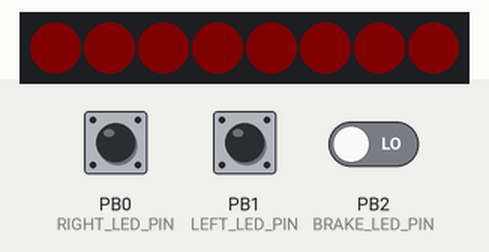
Simulated run of this sketch. Board: ATtiny85, built with avr-gcc and run on an emulated ATtiny85. On the bench: 8 RGB LEDs in strip order, left to right. Inputs (shaded band) come from the test bench; at power-on: PB0 (RIGHT_LED_PIN) LOW, PB1 (LEFT_LED_PIN) LOW, PB2 (BRAKE_LED_PIN) LOW. Dim RGB values are drawn brighter than linear.

Above: at 1.7 s.
1.8 s: PB0 (RIGHT_LED_PIN) pulled HIGH for 0.15 s
At 2.32 s:
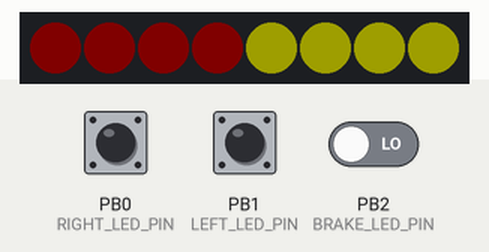
2.5 s: PB1 (LEFT_LED_PIN) pulled HIGH for 0.15 s
At 3.02 s:
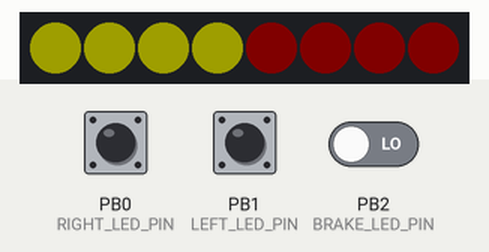
3.2 s: PB2 (BRAKE_LED_PIN) driven HIGH
At 4.1 s:
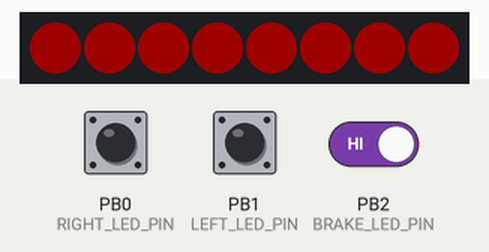
4.7 s: PB0 (RIGHT_LED_PIN) pulled HIGH for 1 s
At 5.02 s:
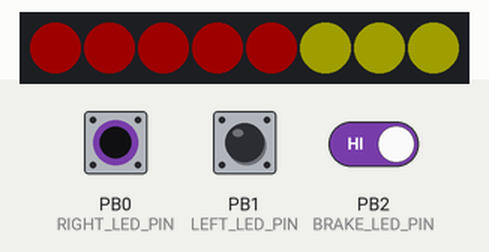
7.2 s: PB1 (LEFT_LED_PIN) pulled HIGH for 1 s
At 7.52 s:
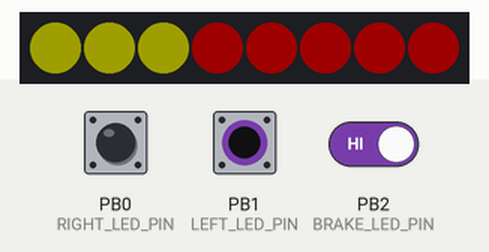
Timing chart, 0 to 10.2 s (numbered marks = the images above; inputs shaded):
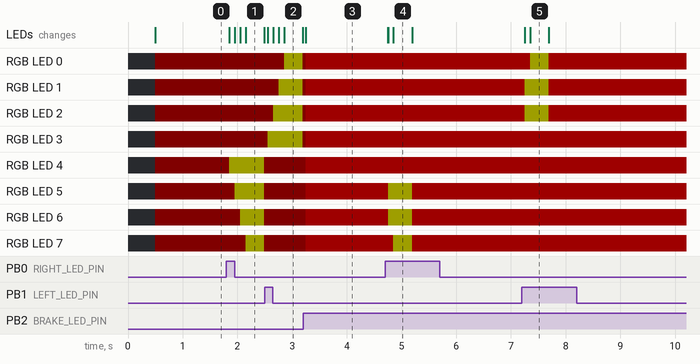

The sketch:

Main_code.ino
```cpp
// (licence header left out)
/*---------------------------------------------
 -----------------------------------------------
 DEPENDENCIES
 -----------------------------------------------
 ----------------------------------------------*/
#include <Adafruit_NeoPixel.h>
#ifdef __AVR__
  #include <avr/power.h>
#endif

/*---------------------------------------------
 -----------------------------------------------
 PARAMETERS
 -----------------------------------------------
 ----------------------------------------------*/

#define STRIP_PIN                     4                ///< Which pin on the Attiny is connected to the NeoPixels?
#define NUM_PIXELS                    8                ///< How many NeoPixels are attached to the Arduino?
#define FIRST_PIXEL_ADDR              0                ///< For a set of NeoPixels the first NeoPixel is 0, second is 1, all the way up to the count of pixels minus one.
#define RIGHT_LED_PIN                 0                ///< Input from right intermitent motorbike light.
#define LEFT_LED_PIN                  1                ///< Input from left intermitent motorbike light.
#define BRAKE_LED_PIN                 2                ///< Input from break motorbike light.
#define DIRECTION_PROGRESSION_DELAY   100              ///< Time between turning on progressive leds.
#define DIRECTION_ON_DELAY            300              ///< Time with all LEDs turned on in progression.
#define INITIAL_LED_RIGHT             NUM_PIXELS/2     ///< First led related to right light with connector in left side. Otherwise: int led_right=0;
#define SECOND_THIRD_FIRST_PIXEL      NUM_PIXELS/3     ///< .
#define THIRD_THIRD_FIRST_PIXEL       2*(NUM_PIXELS/3) ///< .
#define INITIAL_LED_LEFT              NUM_PIXELS/2-1   ///< First led related to left light with connector in left side. Otherwise: int led_left=(NUM_PIXELS/2);
#define TURN_ON_DELAY                 500              ///< Time that direction lights remain on after progression.
#define MIN_TIME_BTWN_DIR             800              ///< .
#define MAX_INTENSITY                 200              ///< .
#define LOW_INTENSITY                 50               ///< .
#define MAX_INTENSITY_TEST            30               ///< .
#define LOW_INTENSITY_TEST            5                ///< .
#define DEBOUNCE_DELAY                50               ///< .

/*---------------------------------------------
 -----------------------------------------------
 OBJECT INSTANCES
 -----------------------------------------------
 ----------------------------------------------*/
Adafruit_NeoPixel strip = Adafruit_NeoPixel(NUM_PIXELS, STRIP_PIN, NEO_GRB + NEO_KHZ800);

/*---------------------------------------------
 -----------------------------------------------
 GLOBAL VARIABLES
 -----------------------------------------------
 ----------------------------------------------*/
uint32_t position_color                 = strip.Color(LOW_INTENSITY_TEST, 0, 0);                    ///< Low bright RED color.
uint32_t direction_color                = strip.Color(MAX_INTENSITY_TEST, MAX_INTENSITY_TEST, 0);   ///< Moderately bright YELLOW color.
uint32_t brake_color                    = strip.Color(MAX_INTENSITY_TEST, 0, 0);                    ///< Moderately bright RED color.
int led_right                           = INITIAL_LED_RIGHT;                                        ///< Variable used to store the current pixel in right progression.
int led_left                            = INITIAL_LED_LEFT;                                         ///< Variable used to store the current pixel in left progression.
bool turn_right_cmd                     = false;                                                    ///< Flag to indicate turn on of the right light.
bool turn_left_cmd                      = false;                                                    ///< Flag to indicate turn on of the left light.
bool brake_cmd                          = false;                                                    ///< Flag to indicate turn on of the brake light.
unsigned long last_right_millis         = 0;                                                        ///< Initialize last time a pixel was turned on in right progression.
unsigned long last_right_light_debounce = TURN_ON_DELAY;                                            ///< Initialize last time the right light in the motorbike was turned on.
bool right_light_reading                = false;                                                    ///< .
bool last_right_light_state             = false;                                                    ///< .
bool right_light_state                  = false;                                                    ///< .
unsigned long last_left_millis          = 0;                                                        ///< Initialize last time a pixel was turned on in left progression.
unsigned long last_left_light_debounce  = TURN_ON_DELAY;                                            ///< Initialize last time the left light in the motorbike was turned on.
bool left_light_reading                 = false;                                                    ///< .
bool last_left_light_state              = false;                                                    ///< .
bool left_light_state                   = false;                                                    ///< .
unsigned long last_brake_millis         = 0;                                                        ///< Initialize last time a pixel was turned on in left progression.
unsigned long last_brake_light_debounce = TURN_ON_DELAY;                                            ///< Initialize last time the left light in the motorbike was turned on.
bool brake_light_reading                = false;                                                    ///< .
bool last_brake_light_state             = false;                                                    ///< .
bool brake_light_state                  = false;                                                    ///< .

/*---------------------------------------------
 -----------------------------------------------
 SETUP FUNCTION
 -----------------------------------------------
 ----------------------------------------------*/


/*!
 @brief    Code executed one time at the beginning.
 @return   None.
 */
void setup() {
  pinMode(RIGHT_LED_PIN,INPUT);                  // Declare right intermitent led pin as input.
  pinMode(LEFT_LED_PIN,INPUT);                   // Declare left intermitent led pin as input.
  pinMode(BRAKE_LED_PIN,INPUT);                  // Declare break led pin as input.
  strip.begin();                                 // This initializes the NeoPixel library.
  delay(TURN_ON_DELAY);                          // Make sure the strip is powered.
  for(int i=FIRST_PIXEL_ADDR;i<NUM_PIXELS;i++){  // Fill the entire strip with position color.
    strip.setPixelColor(i,position_color);
  }
  strip.show();                                  // This sends the updated pixel color to the hardware.
}

/*!
    @brief    Right light is activated in the motorbike
    @return   None.
*/
void turn_right(){
  unsigned long current_right_millis;
  if ((turn_right_cmd==true) && (brake_cmd==false)){                                    // Just the right light on.
    if(led_right<=NUM_PIXELS-1){                                                        // .
      unsigned long current_right_millis = millis();                                    // .
      if(current_right_millis - last_right_millis >= DIRECTION_PROGRESSION_DELAY){      // .
        strip.setPixelColor(led_right,direction_color);                                 // .
        strip.show();                                                                   // .
        led_right=led_right+1;                                                          // .
        last_right_millis=current_right_millis;                                         // .
      }
    }else{                                                                              // .
      unsigned long current_right_millis = millis();                                    // .
      if(current_right_millis - last_right_millis >= DIRECTION_ON_DELAY){               // .
        led_right=INITIAL_LED_RIGHT;                                                    // .
        turn_right_cmd=false;                                                           // .
        for(int i=FIRST_PIXEL_ADDR;i<NUM_PIXELS;i++){                                   // Fill the entire strip with position color.
          strip.setPixelColor(i,position_color);
        }
        strip.show();                                                                   // .
      }
   }
 }else if((turn_right_cmd==true) && (brake_cmd==true)){                                 // .
   for(int i=FIRST_PIXEL_ADDR;i<5;i++){                                                 // Fill the entire strip with position color.
      strip.setPixelColor(i,30,0,0);
   }
   strip.show();                                                                        // .
   if(led_right<=NUM_PIXELS-1){// .
    if(led_right>=5){
      current_right_millis = millis();                                                  // .
      if(current_right_millis - last_right_millis >= DIRECTION_PROGRESSION_DELAY){      // .
        strip.setPixelColor(led_right,direction_color);                                 // .
        strip.show();                                                                   // .
        led_right=led_right+1;                                                          // .
        last_right_millis=current_right_millis;                                         // .
      }
    }else if(led_right<5){
      led_right=5;
      strip.setPixelColor(led_right,direction_color);                                   // .
      strip.show();                                                                     // .
      led_right=led_right+1;                                                            // .
      last_right_millis=current_right_millis;                                           // .
    }
  }else{                                                                                // .
    unsigned long current_right_millis = millis();                                      // .
    if(current_right_millis - last_right_millis >= DIRECTION_ON_DELAY){                 // .
      led_right=5;                                                                      // .
      turn_right_cmd=false;                                                             // .
      for(int i=FIRST_PIXEL_ADDR;i<NUM_PIXELS;i++){                                     // Fill the entire strip with position color.
        strip.setPixelColor(i,30,0,0);
      }
      strip.show();                                                                     // .
    }
  }
 }
}

/*!
    @brief    Left light is activated in the motorbike
    @return   None.
*/
void turn_left(){
  unsigned long current_left_millis;
  if ((turn_left_cmd==true) && (brake_cmd==false)){                                     // Just the right light on.
    if(led_left>=FIRST_PIXEL_ADDR){                                                     // .
      unsigned long current_left_millis = millis();                                     // .
      if(current_left_millis - last_left_millis >= DIRECTION_PROGRESSION_DELAY){        // .
        strip.setPixelColor(led_left,direction_color);                                  // .
        strip.show();                                                                   // .
        led_left=led_left-1;                                                            // .
        last_left_millis=current_left_millis;                                           // .
      }
    }else{                                                                              // .
      current_left_millis = millis();                                                   // .
      if(current_left_millis - last_left_millis >= DIRECTION_ON_DELAY){                 // .
        led_left=INITIAL_LED_LEFT;                                                      // .
        turn_left_cmd=false;                                                            // .
        for(int i=FIRST_PIXEL_ADDR;i<NUM_PIXELS;i++){                                   // Fill the entire strip with position color.
          strip.setPixelColor(i,position_color);
        }
        strip.show();                                                                   // .
      }
      else{
      ///< poner de posición o freno
      }
   }
  }else if((turn_left_cmd==true) && (brake_cmd==true)){                                 // .
   for(int i=3;i<NUM_PIXELS;i++){                                                       // Fill the entire strip with position color.
      strip.setPixelColor(i,30,0,0);
   }
   strip.show();                                                                        // .
   if(led_left>=FIRST_PIXEL_ADDR){                                                      // .
    if(led_left<=2){
      current_left_millis = millis();                                                   // .
      if(current_left_millis - last_left_millis >= DIRECTION_PROGRESSION_DELAY){        // .
        strip.setPixelColor(led_left,direction_color);                                  // .
        strip.show();                                                                   // .
        led_left=led_left-1;                                                            // .
        last_left_millis=current_left_millis;                                           // .
      }
    }else if(led_left>2){
      led_left=2;
      strip.setPixelColor(led_left,direction_color);                                    // .
      strip.show();                                                                     // .
      led_left=led_left-1;                                                              // .
      last_left_millis=current_left_millis;                                             // .
    }
  }else{                                                                                // .
    unsigned long current_left_millis = millis();                                       // .
    if(current_left_millis - last_left_millis >= DIRECTION_ON_DELAY){                   // .
      led_left=2;                                                                       // .
      turn_left_cmd=false;                                                              // .
      for(int i=FIRST_PIXEL_ADDR;i<NUM_PIXELS;i++){                                     // Fill the entire strip with position color.
        strip.setPixelColor(i,30,0,0);
      }
      strip.show();                                                                     // .
    }
  }
 }
}

/*!
    @brief    Break light is activated in the motorbike
    @return   None.
*/
void brake(){
  if ((brake_cmd==true) && (turn_left_cmd==false) && (turn_right_cmd==false)){         // .
    for(int i=FIRST_PIXEL_ADDR;i<NUM_PIXELS;i++){                                      // Fill the entire strip with position color.
        strip.setPixelColor(i,brake_color);
      }
      strip.show();                                                                    // .
  }
}

/*!
    @brief    Position light is activated in the motorbike
    @return   None.
*/
void position_f(){
  if ((brake_cmd==false) && (turn_left_cmd==false) && (turn_right_cmd==false)){       // .
   for(int i=FIRST_PIXEL_ADDR;i<NUM_PIXELS;i++){                                      // Fill the entire strip with position color.
    strip.setPixelColor(i,position_color);
  }
      strip.show();                                                                   // .
  }
}

/*!
    @brief    Emergency light is activated in the motorbike
    @return   None.
*/
void emergency(){
  if ((brake_cmd==false) && (turn_left_cmd==true) && (turn_right_cmd==true)){         // .
  }
}


/*!
    @brief    Read right light state.
    @return   None.
*/
void check_right(){
  int right_light_reading=digitalRead(RIGHT_LED_PIN);
  if(right_light_reading!=last_right_light_state){                                    // .
    last_right_light_debounce = millis();                                             // .
  }
  if(millis()-last_right_light_debounce>DEBOUNCE_DELAY){                              // .
      if(right_light_reading != right_light_state){                                   // .
        right_light_state=right_light_reading;                                        // .
        if (right_light_state==true){                                                 // .
          turn_right_cmd=true;                                                        // .
        }
      }
  }
  last_right_light_state=right_light_reading;                                         // .
}

/*!
    @brief    Read left light state.
    @return   None.
*/
void check_left(){
  int left_light_reading=digitalRead(LEFT_LED_PIN);
  if(left_light_reading!=last_left_light_state){                                      // .
    last_left_light_debounce = millis();                                              // .
  }
  if(millis()-last_left_light_debounce>DEBOUNCE_DELAY){                               // .
      if(left_light_reading != left_light_state){                                     // .
        left_light_state=left_light_reading;                                          // .
        if (left_light_state==true){                                                  // .
          turn_left_cmd=true;                                                         // .
        }
      }
  }
  last_left_light_state=left_light_reading;                                           // .
}

/*!
    @brief    Read brake light state.
    @return   None.
*/
void check_brake(){
  int brake_light_reading=digitalRead(BRAKE_LED_PIN);
  if(brake_light_reading!=last_brake_light_state){                                    // .
    last_brake_light_debounce = millis();                                             // .
  }
  if(millis()-last_brake_light_debounce>DEBOUNCE_DELAY){                              // .
      if(brake_light_reading != brake_light_state){                                   // .
        brake_light_state=brake_light_reading;                                        // .
        if (brake_light_state==true){                                                 // .
          brake_cmd=true;                                                             // .
        }else
          brake_cmd=false;
      }
  }
  last_brake_light_state=brake_light_reading;                                         // .

}
/*---------------------------------------------
 -----------------------------------------------
 MAIN LOOP FUNCTION
 -----------------------------------------------        else
 ----------------------------------------------*/

/*!
 @brief    Main loop repeated constantly.
 @return   None.
 */
void loop() {
  check_right();                                                                      // .
  check_left();
  check_brake();
  turn_right();                                                                       // .
  turn_left();                                                                        // .
  position_f();                                                                       // .
  emergency();
  brake();                                                                            // .
}
```

Measured:
- after the input at 1.8 s, RGB LED 4: RGB(5, 0, 0) → RGB(30, 30, 0) after 0.05 s, → RGB(5, 0, 0) 0.64 s later; RGB LED 5: RGB(5, 0, 0) → RGB(30, 30, 0) after 0.15 s, → RGB(5, 0, 0) 0.54 s later
- after the input at 2.5 s, RGB LED 0: RGB(5, 0, 0) → RGB(30, 30, 0) after 0.35 s, → RGB(5, 0, 0) 0.34 s later; RGB LED 1: RGB(5, 0, 0) → RGB(30, 30, 0) after 0.25 s, → RGB(5, 0, 0) 0.44 s later
- after the input at 3.2 s, RGB LED 0–7: RGB(5, 0, 0) → RGB(30, 0, 0) after 0.05 s; the LEDs: change after 0.05 s (image 3)
- after the input at 4.7 s, RGB LED 5, RGB LED 6: RGB(30, 0, 0) → RGB(30, 30, 0) after 0.05 s, → RGB(30, 0, 0) 0.44 s later; RGB LED 7: RGB(30, 0, 0) → RGB(30, 30, 0) after 0.15 s, → RGB(30, 0, 0) 0.34 s later; the LEDs: first change after 0.05 s (image 4 shows a later state)
- after the input at 7.2 s, RGB LED 0: RGB(30, 0, 0) → RGB(30, 30, 0) after 0.15 s, → RGB(30, 0, 0) 0.34 s later; RGB LED 1, RGB LED 2: RGB(30, 0, 0) → RGB(30, 30, 0) after 0.05 s, → RGB(30, 0, 0) 0.44 s later; the LEDs: first change after 0.05 s (image 5 shows a later state)
